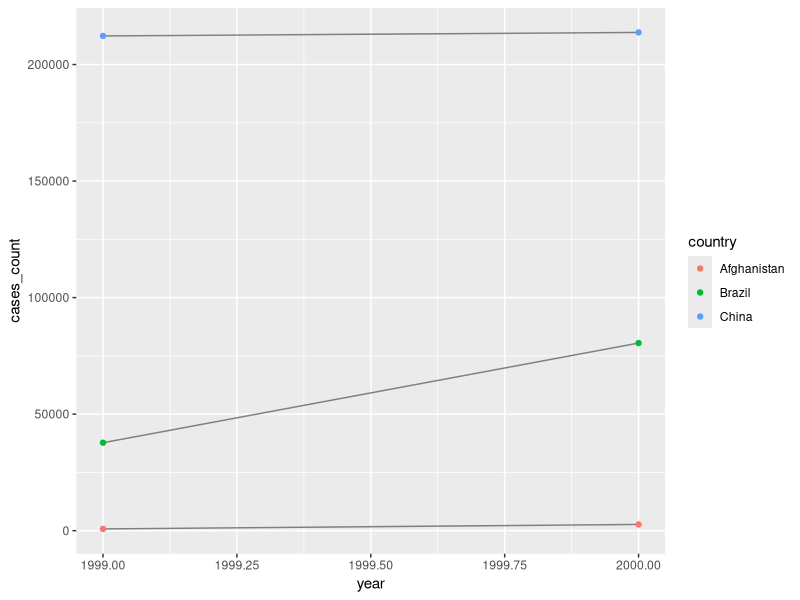
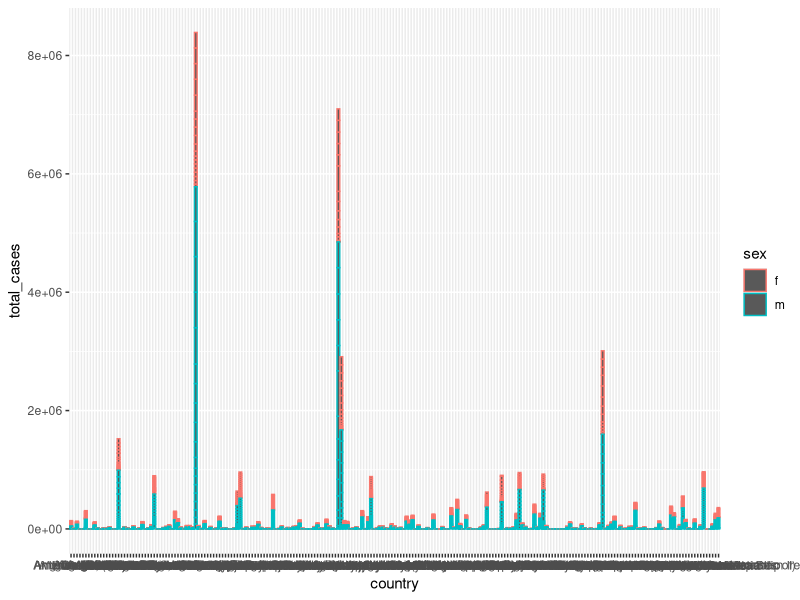

These figures' R source, in order:
## ---- chunk 1
knitr::opts_chunk$set(echo = TRUE)
## ---- chunk 2
library(tidyverse)
## ---- chunk 3
table2.cases <- table2 %>% 
  filter(type == "cases") %>% 
  select(country, year, cases_count = count)

table2.pop <- table2 %>% 
  filter(type == "population") %>% 
  select(country, year, population_count = count)

table2.rates <- table2.cases %>%
  inner_join(table2.pop, by = c("country", "year")) %>%
  mutate(rate = (table2.cases$cases_count / table2.pop$population_count) * 10000)

table2 <- table2 %>%
  filter(type == "cases") %>%
  select(-count) %>%
  left_join(table2.rates, by = c("country", "year")) %>% select(country, rate, everything())

table2


table4 <- inner_join(table4a, table4b, by = "country") %>% 
  mutate(rate_1999 = `1999.x` / `1999.y` * 10000) %>% 
  mutate(rate_2000 = `2000.x` / `2000.y` * 10000) %>% 
  select(country, rate_1999, rate_2000, everything())
 
table4
  
## ---- chunk 4
ggplot(table2, aes(year, cases_count)) +
 geom_line(aes(group = country), color = "grey50") +
 geom_point(aes(color = country))
## ---- chunk 5
table4a %>%
 gather(`1999`, `2000`, key = "year", value = "cases")
## ---- chunk 6
preg <- tribble(
 ~pregnant, ~male, ~female,
 "yes", NA, 10,
 "no", 20, 12
)


gather(preg, key = "gender", value = "count", -pregnant)

## ---- chunk 7
tibble(x = c("a,b,c", "d,e", "f,g,i")) %>%
 separate(x, c("one", "two", "three"),fill = "left")

tibble(x = c("a,b,c", "d,e,f,g", "h,i,j")) %>%
 separate(x, c("one", "two", "three"), sep = ",", extra = "merge")
## ---- chunk 8
tibble(x = c("a,b,c", "d,e", "f,g,i")) %>%
 separate(x, c("one", "two", "three"), remove =FALSE)

## ---- chunk 9
tidy_pets <- tibble::tribble(
  ~rank, ~pet_type, ~breed,
  1L,        NA,    "Boston Terrier",
  2L,        NA,    "Retrievers (Labrador)",
  3L,        NA,    "Retrievers (Golden)",
  4L,        NA,    "French Bulldogs",
  5L,        NA,    "Bulldogs",
  6L,     "Dog",    "Beagles",
  1L,        NA,    "Persian",
  2L,        NA,    "Maine Coon",
  3L,        NA,    "Ragdoll",
  4L,        NA,    "Exotic",
  5L,        NA,    "Siamese",
  6L,     "Cat",    "American Short"
)

tidy_pets

tidy_pets %>%
  fill(pet_type, .direction = "up")
## ---- chunk 10
who.tidy <- who %>%
  gather(key = "key", value = "cases", new_sp_m014:newrel_f65, na.rm = TRUE) %>%
  mutate(key = str_replace(key, "newrel", "new_rel")) %>%
  separate(key, c("new", "type", "sexage"), sep = "_") %>%
  select(-new, -iso2, -iso3) %>%
  separate(sexage, c("sex", "age"), sep = 1)


who.tidy.nomutate <- who %>%
  gather(key = "key", value = "cases", new_sp_m014:newrel_f65, na.rm = TRUE) %>%
  separate(key, c("new", "type", "sexage"), sep = "_") %>%
  select(-new, -iso2, -iso3) %>%
  separate(sexage, c("sex", "age"), sep = 1)
who.tidy
who.tidy.nomutate

## ---- chunk 11
who


who.tidy

## ---- chunk 12
who.tidy.group <- who.tidy %>% 
  group_by(country, year, sex) %>% 
  summarize(total_cases = sum(cases)) %>% 
  ungroup()

who.tidy.group

ggplot(who.tidy.group) +
  geom_col(mapping = aes(x = country, y = total_cases, color = sex))
